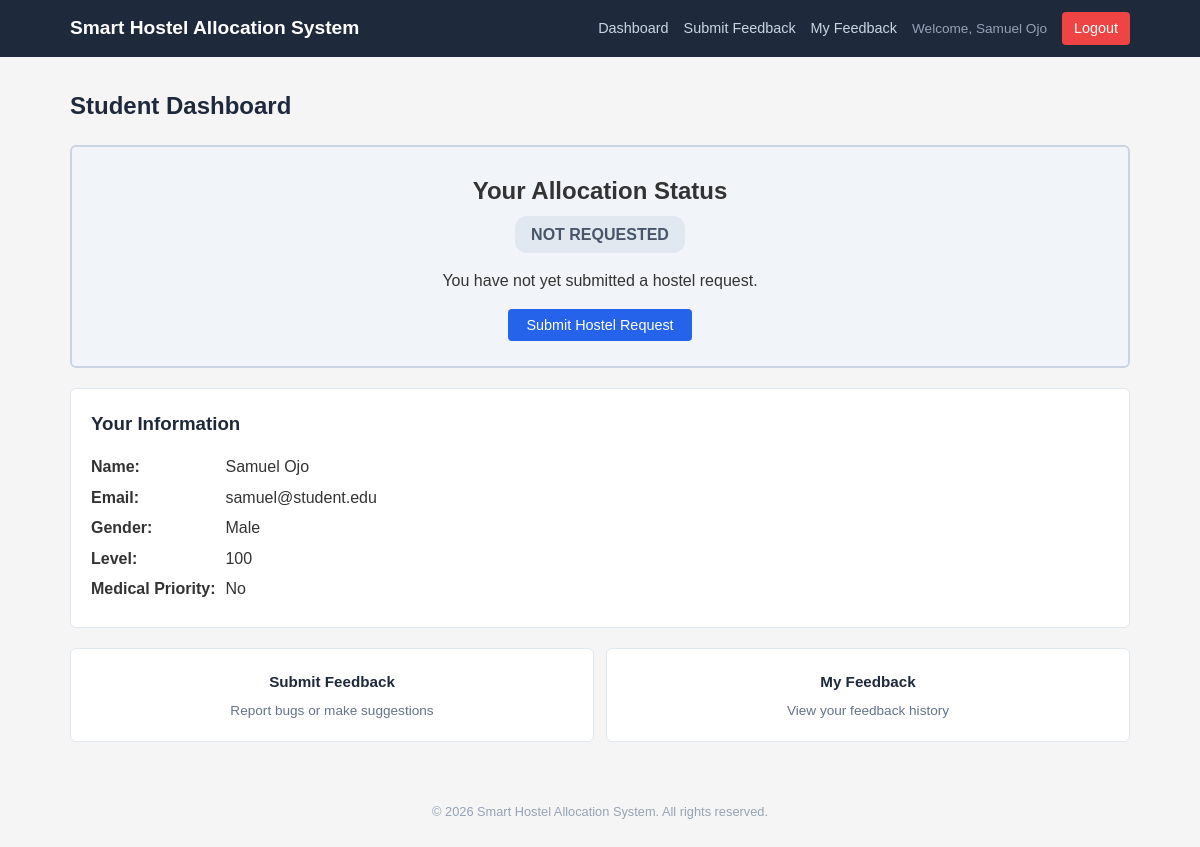
Screenshot of /old_php_version/student/dashboard.php (signed in) with the database file from the repository.
### tables this page shows
CREATE TABLE IF NOT EXISTS students (
    student_id INT AUTO_INCREMENT PRIMARY KEY,
    fullname VARCHAR(100) NOT NULL,
    email VARCHAR(100) NOT NULL UNIQUE,
    password VARCHAR(255) NOT NULL,
    gender ENUM('Male', 'Female') NOT NULL,
    level INT NOT NULL CHECK (level IN (100, 200, 300, 400)),
    medical_status BOOLEAN NOT NULL DEFAULT 0,
    allocation_status ENUM('not_requested', 'pending', 'allocated', 'waitlisted') NOT NULL DEFAULT 'not_requested',
    created_at DATETIME DEFAULT CURRENT_TIMESTAMP
);

### old_php_version/includes/auth.php (called while the page is built, shortened)
<?php
function getCurrentUserId() {
    return $_SESSION['student_id'] ?? null;
}

### old_php_version/includes/functions.php (called while the page is built, shortened)
<?php
require_once __DIR__ . '/config.php';
function getStudentById($studentId) {
    global $conn;
    $studentId = (int)$studentId;
    $query = "SELECT * FROM students WHERE student_id = $studentId LIMIT 1";
    $result = mysqli_query($conn, $query);
    return ($result && mysqli_num_rows($result) === 1) ? mysqli_fetch_assoc($result) : null;
}
function sanitize($str) {
    return htmlspecialchars($str, ENT_QUOTES, 'UTF-8');
}
function getStatusBadgeClass($status) {
    switch ($status) {
        case 'not_requested': return 'badge-grey';
    }
}

### old_php_version/student/dashboard.php (the view, shortened to what this page needs)
<?php
require_once __DIR__ . '/../includes/auth.php';
require_once __DIR__ . '/../includes/functions.php';
$studentId = getCurrentUserId();
$student = getStudentById($studentId);
$allocation = null;
include __DIR__ . '/../includes/header.php';
?>
<h1 class="page-title">Student Dashboard</h1>
<div class="status-card status-<?php echo $student['allocation_status']; ?>">
    <h2>Your Allocation Status</h2>
    <span class="badge <?php echo getStatusBadgeClass($student['allocation_status']); ?>" style="font-size: 1rem; padding: 6px 16px;">
        <?php echo strtoupper(str_replace('_', ' ', $student['allocation_status'])); ?>
    </span>
    <?php if ($student['allocation_status'] === 'not_requested'): ?>
        <p style="margin-top: 15px;">You have not yet submitted a hostel request.</p>
        <form method="POST" action="" style="margin-top: 15px;">
            <button type="submit" name="submit_request" class="btn btn-primary"
                    onclick="return confirm('Are you sure you want to submit a hostel request?')">
                Submit Hostel Request
            </button>
        </form>
    <?php elseif ($student['allocation_status'] === 'pending'): ?>
        <p style="margin-top: 15px;">Your request is pending. Please wait for the admin to run the allocation process.</p>
    <?php elseif ($student['allocation_status'] === 'waitlisted'): ?>
        <p style="margin-top: 15px;">Unfortunately, all rooms are currently full. You have been placed on the waiting list.</p>
        <p style="color: #64748b; font-size: 0.9rem;">You will be allocated a room when space becomes available.</p>
    <?php endif; ?>
</div>
<div class="card">
    <h3>Your Information</h3>
    <div class="allocation-details">
        <p><strong>Name:</strong> <?php echo sanitize($student['fullname']); ?></p>
        <p><strong>Email:</strong> <?php echo sanitize($student['email']); ?></p>
        <p><strong>Gender:</strong> <?php echo sanitize($student['gender']); ?></p>
        <p><strong>Level:</strong> <?php echo sanitize($student['level']); ?></p>
        <p><strong>Medical Priority:</strong> <?php echo $student['medical_status'] ? 'Yes' : 'No'; ?></p>
    </div>
</div>
<div class="actions-grid" style="grid-template-columns: repeat(auto-fit, minmax(200px, 1fr));">
    <a href="<?php echo BASE_URL; ?>/student/feedback.php" class="action-card">
        <span class="action-title">Submit Feedback</span>
        <p style="font-size: 0.85rem; color: #64748b; margin-top: 5px;">Report bugs or make suggestions</p>
    </a>
    <a href="<?php echo BASE_URL; ?>/student/view_feedback.php" class="action-card">
        <span class="action-title">My Feedback</span>
        <p style="font-size: 0.85rem; color: #64748b; margin-top: 5px;">View your feedback history</p>
    </a>
</div>
<footer>
    <p>&copy; <?php echo date('Y'); ?> <?php echo APP_NAME; ?>. All rights reserved.</p>
</footer>
</body>
</html>

### frontend/assets/css/style.css (style rules this page uses)
*, *::before, *::after { margin: 0; padding: 0; box-sizing: border-box; }
body { font-family: Arial, Helvetica, sans-serif; line-height: 1.6; color: #333; background-color: #f5f5f5; }
a { color: #2563eb; text-decoration: none; }
.page-title { font-size: 1.5rem; margin-bottom: 20px; color: #1e293b; }
.card { background: #fff; border: 1px solid #e2e8f0; border-radius: 6px; padding: 20px; margin-bottom: 20px; }
.card h2, .card h3 { margin-bottom: 15px; color: #1e293b; }
.btn { display: inline-block; padding: 8px 18px; border: none; border-radius: 4px; font-size: 0.9rem; cursor: pointer; text-decoration: none; text-align: center; transition: background 0.2s; }
.btn-primary { background: #2563eb; color: #fff; }
.badge { display: inline-block; padding: 3px 10px; border-radius: 12px; font-size: 0.75rem; font-weight: bold; text-transform: uppercase; }
.badge-grey { background: #e2e8f0; color: #475569; }
.status-card { padding: 25px; border-radius: 6px; text-align: center; margin-bottom: 20px; }
.status-card.status-not_requested { background: #f1f5f9; border: 2px solid #cbd5e1; }
.status-card h2 { margin-bottom: 5px; }
.actions-grid { display: grid; grid-template-columns: repeat(auto-fit, minmax(180px, 1fr)); gap: 12px; margin-bottom: 25px; }
.action-card { display: block; background: #fff; border: 1px solid #e2e8f0; border-radius: 6px; padding: 20px; text-align: center; text-decoration: none; color: #1e293b; transition: box-shadow 0.2s, transform 0.1s; }
.action-card .action-title { font-weight: bold; font-size: 0.95rem; }
.allocation-details { margin-top: 15px; }
.allocation-details p { margin-bottom: 5px; }
.allocation-details strong { display: inline-block; width: 130px; }
footer { text-align: center; padding: 20px; color: #94a3b8; font-size: 0.8rem; margin-top: 40px; }

### rows the page displays
students: allocation_status "NOT REQUESTED", fullname "Samuel Ojo", email "samuel@student.edu", gender "Male", level "100"

### other values shown
APP_NAME "Smart Hostel Allocation System"
getCurrentUserName() "Samuel Ojo"
